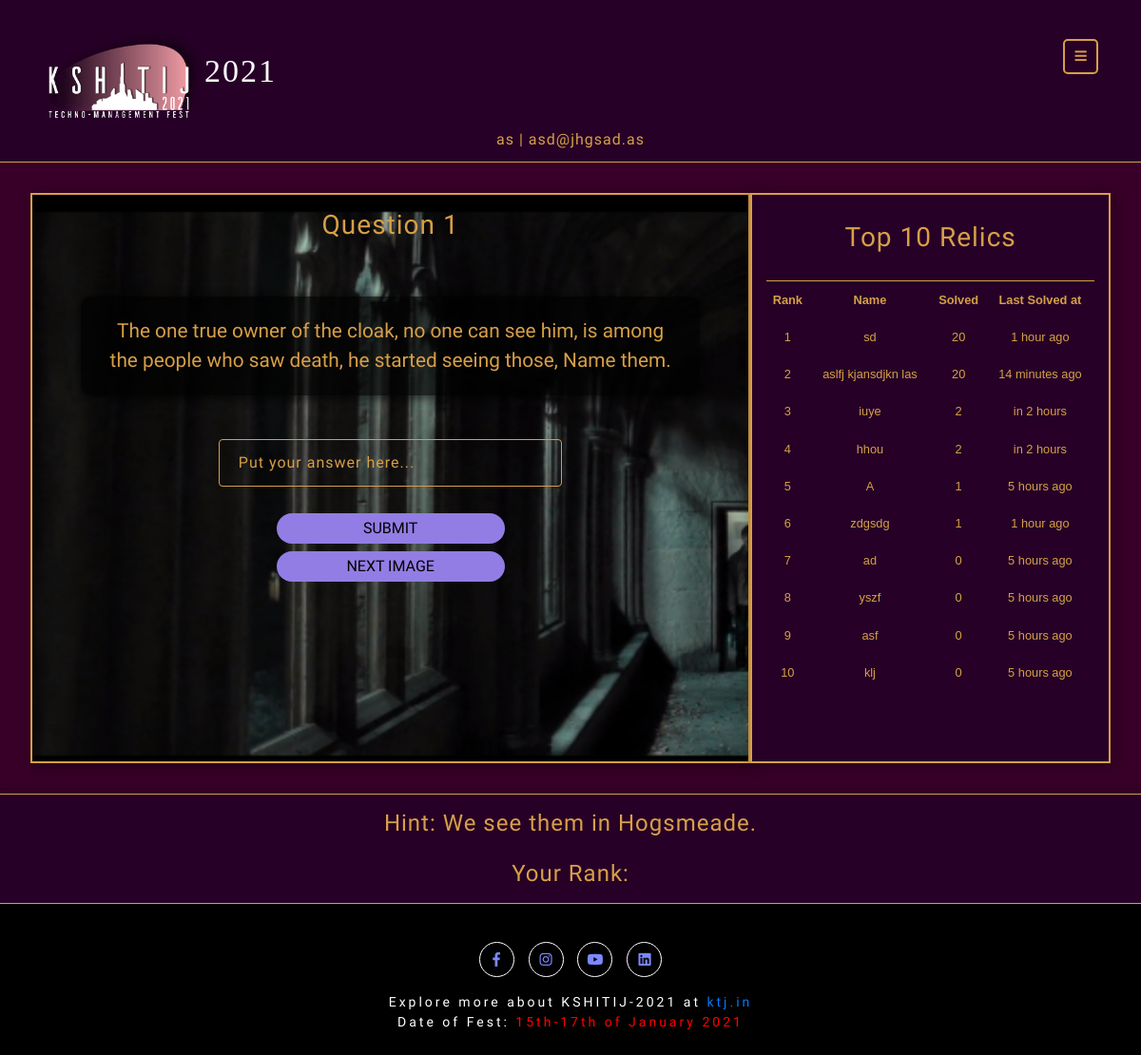
The app's page /qpage.php (signed in) with its own data.
### tables this page shows
CREATE TABLE `relic_ques` (
  `id` int(10) NOT NULL,
  `ques_no` int(10) NOT NULL,
  `ques` varchar(1000) NOT NULL,
  `ans1` varchar(100) NOT NULL,
  `ans2` varchar(100) NOT NULL,
  `hint` varchar(200) NOT NULL,
  `img_p` varchar(100) NOT NULL,
  `img_p1` varchar(100) DEFAULT NULL,
  `img_p2` varchar(100) DEFAULT NULL,
  `img_p3` varchar(100) DEFAULT NULL,
  `img_p4` varchar(100) DEFAULT NULL
);

CREATE TABLE `relic` (
  `id` int(11) NOT NULL,
  `name` varchar(224) NOT NULL,
  `email` varchar(224) NOT NULL,
  `ktj_id` varchar(40) NOT NULL,
  `q_on` int(11) NOT NULL,
  `last_time` bigint(40) NOT NULL,
  `score` bigint(40) NOT NULL,
  `rank` int(11) DEFAULT NULL
);

### require.php (called while the page is built, shortened)
<?php
function loggedin() {
	if ((isset($_SESSION['ktj_id']))&&(isset($_SESSION['email']))&&(!empty($_SESSION['ktj_id']))&&(!empty($_SESSION['email']))) {
		return true;
	} else {
		return false;
	}
}
?>

### qpage.php (the view, shortened to what this page needs)
<?php
  require 'require.php';
  if(!loggedin())
  {
    header('Location: index.php');
    die();
  }
  else
  {
    require 'connect.inc.php';
    $q_on=  $_SESSION['q_on'];
    if($q_on >= 21)
    {
      $q_on="";
      $ques ="Hurray!! You completed the game";
      $hint= "Follow Leader Board to check if you win.";
      $img_p="winner.png";
      $_SESSION['image'] = "img/winner.png";
    }
    else
    {
      $query0 = "SELECT ques, hint, img_p, img_p1, img_p2, img_p3, img_p4 FROM relic_ques WHERE ques_no = '$q_on'";
      $result = $conn->query($query0);
      if($result->num_rows > 0)
      {
        $row = mysqli_fetch_row($result);
        $ques = $row[0];
        $hint= $row[1];
      }
    }
?>
<!DOCTYPE html>
<html lang="zxx">
   <head>
      <link href="css/bootstrap.min.css" rel="stylesheet" type="text/css" media="all">
      <link href="css/fontawesome-all.min.css" rel="stylesheet" type="text/css" media="all">
      <link href="css/style.css" rel='stylesheet' type='text/css' media="all">
      <link rel="stylesheet" href="css/lightbox.css">
      <link href="css/nav.css" rel="stylesheet" type="text/css" media="all" />
   </head>
   <body>
      <div class="header-outs">
         <div class="header-w3layouts">
            <div class="container">
               <div class="right-side">
                  <p>
                     <button id="trigger-overlay" type="button">
                     <span class="fa fa-bars" aria-hidden="true"></span>
                     </button>
                  </p>
               </div>
               <div class="hedder-logo">
                  <h1><a href="index.php">
                     <img src="images/rhlogo.png" style="width:5em;" class="img-fluid" alt="logo">2021</a>
                  </h1>
               </div>
            </div>
         </div>
      </div>
      <div class="top_page-banner">
         <span><?php echo $_SESSION['name'];?> | <?php echo $_SESSION['ktj_id'];?></span>
      </div>
               <div class="mycontainer1">
               <?php
               $iimmgg = $_SESSION['image'];
               ?>
                  <div id="img_p" class="questionbox col-12 col-md-8" style=" background-size: cover;background-image: url(<?php echo $iimmgg ?>);">
                     <center>
                     <?php
                      if($_SESSION['q_on'] < 21)
                      {
                    ?>
                     <h3 >Question <span id="question_no"> <?php echo $q_on; ?></span></h3>
                     <?php
                      }
                      else
                      {
                    ?>
                    <h3 >...</h3>
                    <?php
                      }
                      ?>
                     <p id="question"><?php echo $ques; ?></p>
                     <?php
                      if($_SESSION['q_on'] < 21)
                      {
                    ?>
                     <form action='aCheck.php' autocomplete="off" method="POST">
                     <input type="text" id="answer" name="answer" placeholder="Put your answer here..."  required><br><br>
                     <button type="submit" id="qSubmit" class=" center-button" >SUBMIT</button>
                     </form>
                     <form action='nextImage.php' autocomplete="off" method="POST">
                     <button type="submit" id="qSubmit" class=" center-button" >NEXT IMAGE</button>
                     </form>
                     <?php
                      }
                    ?>
                     <br/>
                     </center>
                  </div>
                  <div class="scoreboard scrollbar col-12 col-md-4" id="style-10">
                    <center>
                        <h3>Top 10 Relics</h3>
                    </center>
                    <table>
                          <tr style = "background:none;">
                            <th>Rank</th>
                            <th>Name</th>
                            <th>Solved</th>
                            <th>Last Solved at</th>
                          </tr>
                        <?php
                          $query2 = "SELECT name, ktj_id, q_on, last_time, email FROM relic ORDER BY score DESC";
                          $result = $conn->query($query2);
                          if($result->num_rows > 0)
                          {
                            $i=0;
                            while ($i < 10){
                              $row = $result->fetch_assoc();
                              $naam = $row['name'];
                              $qusetion_on = $row['q_on']-1;
                              $last_correct = $row['last_time'];
                              $ti= date('Y-m-d H:i:s', $last_correct);
                              if($qusetion_on>=0)
                              {
                                echo '<tr style = "background:none;">';
                                echo "<td id='rank".($i + 1)."'>".($i + 1)."</td>";
                                echo "<td id='name".($i + 1)."'>".$naam."</td>";
                                echo "<td id='q_on".($i + 1)."'>".$qusetion_on."</td>";
                                echo "<td class='need_to_be_rendered' datetime='".$ti."'  id='time".($i + 1)."'>".$ti."</td>";
                                echo "</tr>";
                              }
                              $i++;
                            }
                            $myrank= $rank;
                          }
                        ?>
                    </table>
                  </div>
               </div>
               <div class="hintmaterial">
                <center>
                  <h4 >Hint: <span  id="hint"> <?php echo $hint; ?></span></h4><br>
                  <h4 >Your Rank: <span  id="myrank"> <?php echo $myrank; ?></span></h4>
                </center>
              </div>
         <footer class="py-lg-4 py-md-3 py-sm-3 py-3">
             <div class="icons text-center p-3">
            <ul>
               <li><a href="https://www.facebook.com/ktj.iitkgp/" target="_blank"><span class="fab fa-facebook-f"></span></a></li>
               <li><a href="https://www.instagram.com/ktj.iitkgp/" target="_blank"><span class="fab fa-instagram"></span></a></li>
               <li><a href="https://www.youtube.com/user/ktjiitkgp" target="_blank"><span class="fab fa-youtube"></span></a></li>
               <li><a href="https://www.linkedin.com/company/kshitij-iit-kharagpur/" target="_blank"><span class="fab fa-linkedin"></span></a></li>
            </ul>
         </div>
            <div class="footer-below text-center">
              <p>Explore more about KSHITIJ-2021 at <a href="http://www.ktj.in" target="_blank"> ktj.in</a><br>
               <span>Date of Fest: <bold style="color:red;">15th-17th of January 2021</bold><span></p>
            </div>
         </footer>
   </body>
</html>
<?php
}
?>

### css/style.css (style rules this page uses)
html, body { padding: 0; margin: 0; background: #fff; letter-spacing: 1px; font-family: "Arimo", sans-serif; }
body a { outline: none; transition: 0.5s all; -webkit-transition: 0.5s all; -moz-transition: 0.5s all; -o-transition: 0.5s all; -ms-transition: 0.5s all; text-decoration: none; }
select, input[type="email"], input[type="text"], input[type="password"], input[type="button"], input[type="submit"], textarea { font-family: "Arimo", sans-serif; transition: 0.5s all; -webkit-transition: 0.5s all; -moz-transition: 0.5s all; -o-transition: 0.5s all; -ms-transition: 0.5s all; letter-spacing: 1px; }
h1, h2, h3, h4, h5, h6 { margin: 0; padding: 0; font-family: "Arimo", sans-serif; letter-spacing: 1px; }
p { margin: 0; padding: 0; letter-spacing: 1px; font-family: "Arimo", sans-serif; font-size: 14px; }
ul { margin: 0; padding: 0; list-style-type: none; }
.header-outs { position: relative; }
.right-side { float: right !important; padding-top: 9px; }
button#trigger-overlay { background: transparent; border: 2px solid #fff; border-radius: 5px; color: #fff; font-size: 14px; outline: none; width: 37px; height: 37px; cursor: pointer; }
.header-w3layouts { padding-top: 2em; z-index: 9999; width: 100%; background-color: #260026; }
.hedder-logo { display: inline-block; }
.hedder-logo h1 a { font-size: 36px; color: #fff !important; text-transform: uppercase; font-weight: 300; letter-spacing: 2px; font-family: "Cinzel Decorative", cursive; }
.hedder-logo img { width: 40%; }
footer { background: #000; }
.footer-below p { font-size: 14px; letter-spacing: 3px; color: #fff; }
.icons ul li { display: inline-block; }
.icons ul li a { color: #fff; }
.icons ul li a span { font-size: 15px; border: 1px solid #fff; letter-spacing: 0px; width: 37px; height: 37px; line-height: 35px; text-align: center; border-radius: 50%; margin: 0px 5px; color: #7c88ff; transition: 0.5s all; -webkit-transition: 0.5s all; transition: 0.5s all; -moz-transition: 0.5s all; }
@media (max-width: 1280px) { .hedder-logo img { width: 33%; } }
@media (max-width: 1280px) { .hedder-logo h1 a { font-size: 34px; } }
.questionbox h3 { color: white; }
.questionbox p { margin: 8% 5% 1.5% 5%; background-color: rgba(255, 255, 255, 0.4); word-wrap: break-word; font-size: 1.3em; }
.questionbox input { width: 50%; border: 1px solid #ccc; border-radius: 4px; box-sizing: border-box; padding: 12px 20px; }
.questionbox button { border: none; color: white; padding: 16px 32px; text-align: center; text-decoration: none; display: inline-block; font-size: 16px; margin: 4px 2px; -webkit-transition-duration: 0.4s; transition-duration: 0.4s; cursor: pointer; background-color: white; color: black; border: 2px solid #e7e7e7; }
.scoreboard h3 { background-color: white; }
.scoreboard table { font-family: arial, sans-serif; border-collapse: collapse; width: 100%; }
.scoreboard td, th { border: 1px solid #dddddd; text-align: left; padding: 8px; }
.scoreboard tr:nth-child(even) { background: none !important; }
.scoreboard td, th { border: 0px solid #dddddd; text-align: center; font-size: 0.8em; padding: 10px 2px; }
.scoreboard h3 { background-color: #c5c5c5; padding: 1em 1px; }
.hintmaterial { padding: 1em; box-shadow: 0px -1px 9px 4px #0003; }
.questionbox p { margin: 7% 5% 5% 5%; background-color: rgba(255, 255, 255, 0.8); word-wrap: break-word; font-size: 1.2em; border-radius: 10px; padding: 1em; letter-spacing: 0px; box-shadow: 2px 2px 9px 3px #00000080; }

### css/lightbox.css (style rules this page uses)
body:after { display: none; }

### records on screen
relic_ques: ques "The one true owner of the cloak, no one can see him, is among the people who saw death, he started seeing those, Name them.", hint "We see them in Hogsmeade."
relic: name "sd", q_on "20"
relic: name "aslfj kjansdjkn las", q_on "20"
relic: name "iuye", q_on "2"
relic: name "hhou", q_on "2"
relic: name "A", q_on "1"
relic: name "zdgsdg", q_on "1"
relic: name "ad", q_on "0"
relic: name "yszf", q_on "0"
relic: name "asf", q_on "0"
relic: name "klj", q_on "0"

### other values on screen
$_SESSION['name'] "as"
$_SESSION['ktj_id'] "asd@jhgsad.as"
$q_on "1"
